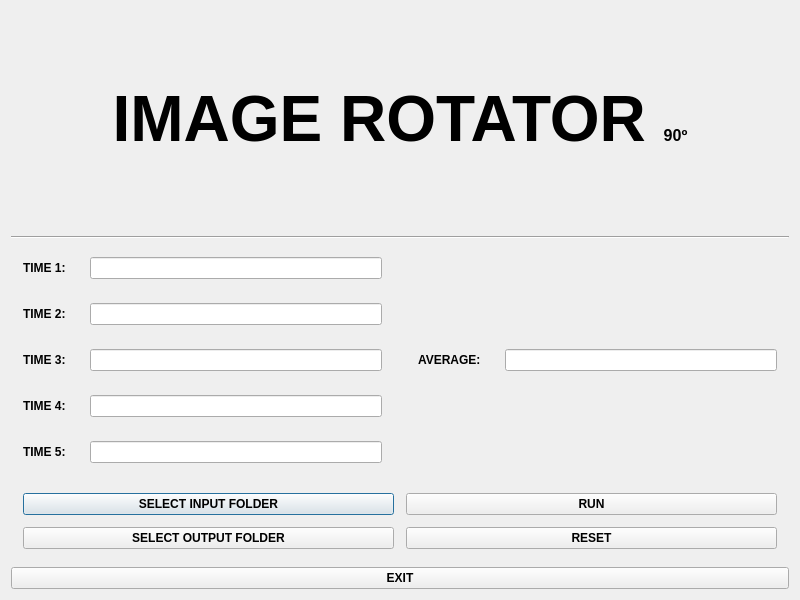
<?xml version="1.0" encoding="UTF-8"?>
<ui version="4.0">
 <class>ImageRotatorWindow</class>
 <widget class="QDialog" name="ImageRotatorWindow">
  <property name="geometry">
   <rect>
    <x>0</x>
    <y>0</y>
    <width>800</width>
    <height>600</height>
   </rect>
  </property>
  <property name="minimumSize">
   <size>
    <width>800</width>
    <height>600</height>
   </size>
  </property>
  <property name="windowTitle">
   <string>Image Rotator</string>
  </property>
  <layout class="QVBoxLayout" name="verticalLayout">
   <item>
    <widget class="QLabel" name="titleLabel">
     <property name="sizePolicy">
      <sizepolicy hsizetype="Preferred" vsizetype="Preferred">
       <horstretch>0</horstretch>
       <verstretch>0</verstretch>
      </sizepolicy>
     </property>
     <property name="minimumSize">
      <size>
       <width>0</width>
       <height>0</height>
      </size>
     </property>
     <property name="font">
      <font>
       <pointsize>48</pointsize>
       <bold>true</bold>
      </font>
     </property>
     <property name="text">
      <string>&lt;html&gt;&lt;head/&gt;&lt;body&gt;&lt;p align=&quot;center&quot;&gt;IMAGE ROTATOR &lt;span style=&quot; font-size:12pt;&quot;&gt;90º&lt;/span&gt;&lt;/p&gt;&lt;/body&gt;&lt;/html&gt;</string>
     </property>
     <property name="alignment">
      <set>Qt::AlignCenter</set>
     </property>
    </widget>
   </item>
   <item>
    <widget class="Line" name="line">
     <property name="orientation">
      <enum>Qt::Horizontal</enum>
     </property>
    </widget>
   </item>
   <item>
    <layout class="QHBoxLayout" name="timesAndAverageLayout">
     <property name="spacing">
      <number>12</number>
     </property>
     <item>
      <layout class="QFormLayout" name="timesLayout">
       <property name="formAlignment">
        <set>Qt::AlignLeading|Qt::AlignLeft|Qt::AlignVCenter</set>
       </property>
       <property name="horizontalSpacing">
        <number>24</number>
       </property>
       <property name="verticalSpacing">
        <number>24</number>
       </property>
       <property name="leftMargin">
        <number>12</number>
       </property>
       <property name="topMargin">
        <number>12</number>
       </property>
       <property name="rightMargin">
        <number>12</number>
       </property>
       <property name="bottomMargin">
        <number>12</number>
       </property>
       <item row="0" column="0">
        <widget class="QLabel" name="t1Label">
         <property name="font">
          <font>
           <bold>true</bold>
          </font>
         </property>
         <property name="text">
          <string>TIME 1:</string>
         </property>
        </widget>
       </item>
       <item row="0" column="1">
        <widget class="QLineEdit" name="t1LineEdit">
         <property name="focusPolicy">
          <enum>Qt::NoFocus</enum>
         </property>
         <property name="readOnly">
          <bool>true</bool>
         </property>
        </widget>
       </item>
       <item row="1" column="0">
        <widget class="QLabel" name="t2Label">
         <property name="font">
          <font>
           <bold>true</bold>
          </font>
         </property>
         <property name="text">
          <string>TIME 2:</string>
         </property>
        </widget>
       </item>
       <item row="1" column="1">
        <widget class="QLineEdit" name="t2LineEdit">
         <property name="focusPolicy">
          <enum>Qt::NoFocus</enum>
         </property>
         <property name="readOnly">
          <bool>true</bool>
         </property>
        </widget>
       </item>
       <item row="2" column="0">
        <widget class="QLabel" name="t3Label">
         <property name="font">
          <font>
           <bold>true</bold>
          </font>
         </property>
         <property name="text">
          <string>TIME 3:</string>
         </property>
        </widget>
       </item>
       <item row="2" column="1">
        <widget class="QLineEdit" name="t3LineEdit">
         <property name="focusPolicy">
          <enum>Qt::NoFocus</enum>
         </property>
         <property name="readOnly">
          <bool>true</bool>
         </property>
        </widget>
       </item>
       <item row="3" column="0">
        <widget class="QLabel" name="t4Label">
         <property name="font">
          <font>
           <bold>true</bold>
          </font>
         </property>
         <property name="text">
          <string>TIME 4:</string>
         </property>
        </widget>
       </item>
       <item row="3" column="1">
        <widget class="QLineEdit" name="t4LineEdit">
         <property name="focusPolicy">
          <enum>Qt::NoFocus</enum>
         </property>
         <property name="readOnly">
          <bool>true</bool>
         </property>
        </widget>
       </item>
       <item row="4" column="0">
        <widget class="QLabel" name="t5Label">
         <property name="font">
          <font>
           <bold>true</bold>
          </font>
         </property>
         <property name="text">
          <string>TIME 5:</string>
         </property>
        </widget>
       </item>
       <item row="4" column="1">
        <widget class="QLineEdit" name="t5LineEdit">
         <property name="focusPolicy">
          <enum>Qt::NoFocus</enum>
         </property>
         <property name="readOnly">
          <bool>true</bool>
         </property>
        </widget>
       </item>
      </layout>
     </item>
     <item>
      <layout class="QFormLayout" name="averageLayout">
       <property name="formAlignment">
        <set>Qt::AlignLeading|Qt::AlignLeft|Qt::AlignVCenter</set>
       </property>
       <property name="horizontalSpacing">
        <number>24</number>
       </property>
       <property name="verticalSpacing">
        <number>24</number>
       </property>
       <property name="leftMargin">
        <number>12</number>
       </property>
       <property name="topMargin">
        <number>12</number>
       </property>
       <property name="rightMargin">
        <number>12</number>
       </property>
       <property name="bottomMargin">
        <number>12</number>
       </property>
       <item row="0" column="0">
        <widget class="QLabel" name="averageLabel">
         <property name="font">
          <font>
           <bold>true</bold>
          </font>
         </property>
         <property name="text">
          <string>AVERAGE:</string>
         </property>
        </widget>
       </item>
       <item row="0" column="1">
        <widget class="QLineEdit" name="averageLineEdit">
         <property name="focusPolicy">
          <enum>Qt::NoFocus</enum>
         </property>
         <property name="readOnly">
          <bool>true</bool>
         </property>
        </widget>
       </item>
      </layout>
     </item>
    </layout>
   </item>
   <item>
    <layout class="QHBoxLayout" name="buttonsLayout">
     <property name="spacing">
      <number>12</number>
     </property>
     <property name="leftMargin">
      <number>12</number>
     </property>
     <property name="topMargin">
      <number>12</number>
     </property>
     <property name="rightMargin">
      <number>12</number>
     </property>
     <property name="bottomMargin">
      <number>12</number>
     </property>
     <item>
      <layout class="QVBoxLayout" name="IOButtonsLayout">
       <property name="spacing">
        <number>12</number>
       </property>
       <item>
        <widget class="QPushButton" name="selectInputFolderBtn">
         <property name="font">
          <font>
           <bold>true</bold>
          </font>
         </property>
         <property name="text">
          <string>SELECT INPUT FOLDER</string>
         </property>
        </widget>
       </item>
       <item>
        <widget class="QPushButton" name="selectOutputFolderBtn">
         <property name="font">
          <font>
           <bold>true</bold>
          </font>
         </property>
         <property name="text">
          <string>SELECT OUTPUT FOLDER</string>
         </property>
        </widget>
       </item>
      </layout>
     </item>
     <item>
      <layout class="QVBoxLayout" name="programFlowButtonsLayout">
       <property name="spacing">
        <number>12</number>
       </property>
       <item>
        <widget class="QPushButton" name="startBtn">
         <property name="font">
          <font>
           <bold>true</bold>
          </font>
         </property>
         <property name="text">
          <string>RUN</string>
         </property>
        </widget>
       </item>
       <item>
        <widget class="QPushButton" name="resetBtn">
         <property name="font">
          <font>
           <bold>true</bold>
          </font>
         </property>
         <property name="text">
          <string>RESET</string>
         </property>
        </widget>
       </item>
      </layout>
     </item>
    </layout>
   </item>
   <item>
    <widget class="QPushButton" name="exitBtn">
     <property name="font">
      <font>
       <bold>true</bold>
      </font>
     </property>
     <property name="text">
      <string>EXIT</string>
     </property>
    </widget>
   </item>
  </layout>
 </widget>
 <resources/>
 <connections/>
</ui>
